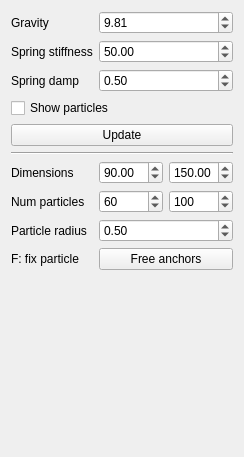
<?xml version="1.0" encoding="UTF-8"?>
<ui version="4.0">
 <class>WidgetCloth</class>
 <widget class="QWidget" name="WidgetCloth">
  <property name="geometry">
   <rect>
    <x>0</x>
    <y>0</y>
    <width>237</width>
    <height>457</height>
   </rect>
  </property>
  <property name="windowTitle">
   <string>Form</string>
  </property>
  <layout class="QFormLayout" name="formLayout">
   <item row="0" column="0">
    <widget class="QLabel" name="label">
     <property name="text">
      <string>Gravity</string>
     </property>
    </widget>
   </item>
   <item row="0" column="1">
    <widget class="QDoubleSpinBox" name="gravity">
     <property name="maximum">
      <double>100.000000000000000</double>
     </property>
     <property name="singleStep">
      <double>1.000000000000000</double>
     </property>
     <property name="value">
      <double>9.810000000000000</double>
     </property>
    </widget>
   </item>
   <item row="1" column="0">
    <widget class="QLabel" name="label_3">
     <property name="text">
      <string>Spring stiffness</string>
     </property>
    </widget>
   </item>
   <item row="1" column="1">
    <widget class="QDoubleSpinBox" name="springStiffness">
     <property name="maximum">
      <double>1000.000000000000000</double>
     </property>
     <property name="singleStep">
      <double>10.000000000000000</double>
     </property>
     <property name="value">
      <double>50.000000000000000</double>
     </property>
    </widget>
   </item>
   <item row="2" column="0">
    <widget class="QLabel" name="label_6">
     <property name="text">
      <string>Spring damp</string>
     </property>
    </widget>
   </item>
   <item row="2" column="1">
    <widget class="QDoubleSpinBox" name="springDamping">
     <property name="maximum">
      <double>1.000000000000000</double>
     </property>
     <property name="singleStep">
      <double>0.100000000000000</double>
     </property>
     <property name="value">
      <double>0.500000000000000</double>
     </property>
    </widget>
   </item>
   <item row="3" column="0" colspan="2">
    <widget class="QCheckBox" name="showParticles">
     <property name="text">
      <string>Show particles</string>
     </property>
     <property name="checked">
      <bool>false</bool>
     </property>
    </widget>
   </item>
   <item row="4" column="0" colspan="2">
    <widget class="QPushButton" name="btnUpdate">
     <property name="text">
      <string>Update</string>
     </property>
    </widget>
   </item>
   <item row="5" column="0" colspan="2">
    <widget class="Line" name="line">
     <property name="orientation">
      <enum>Qt::Horizontal</enum>
     </property>
    </widget>
   </item>
   <item row="6" column="0">
    <widget class="QLabel" name="label_2">
     <property name="text">
      <string>Dimensions</string>
     </property>
    </widget>
   </item>
   <item row="6" column="1">
    <layout class="QHBoxLayout" name="horizontalLayout">
     <item>
      <widget class="QDoubleSpinBox" name="sizeX">
       <property name="maximum">
        <double>200.000000000000000</double>
       </property>
       <property name="singleStep">
        <double>10.000000000000000</double>
       </property>
       <property name="value">
        <double>90.000000000000000</double>
       </property>
      </widget>
     </item>
     <item>
      <widget class="QDoubleSpinBox" name="sizeY">
       <property name="maximum">
        <double>200.000000000000000</double>
       </property>
       <property name="singleStep">
        <double>10.000000000000000</double>
       </property>
       <property name="value">
        <double>150.000000000000000</double>
       </property>
      </widget>
     </item>
    </layout>
   </item>
   <item row="7" column="0">
    <widget class="QLabel" name="label_4">
     <property name="text">
      <string>Num particles</string>
     </property>
    </widget>
   </item>
   <item row="7" column="1">
    <layout class="QHBoxLayout" name="horizontalLayout_2">
     <item>
      <widget class="QSpinBox" name="numParticlesX">
       <property name="minimum">
        <number>2</number>
       </property>
       <property name="maximum">
        <number>1000</number>
       </property>
       <property name="singleStep">
        <number>5</number>
       </property>
       <property name="value">
        <number>60</number>
       </property>
      </widget>
     </item>
     <item>
      <widget class="QSpinBox" name="numParticlesY">
       <property name="minimum">
        <number>2</number>
       </property>
       <property name="maximum">
        <number>1000</number>
       </property>
       <property name="singleStep">
        <number>5</number>
       </property>
       <property name="value">
        <number>100</number>
       </property>
      </widget>
     </item>
    </layout>
   </item>
   <item row="9" column="0">
    <widget class="QLabel" name="label_8">
     <property name="text">
      <string>F: fix particle</string>
     </property>
    </widget>
   </item>
   <item row="9" column="1">
    <widget class="QPushButton" name="btnFreeAnchors">
     <property name="text">
      <string>Free anchors</string>
     </property>
    </widget>
   </item>
   <item row="8" column="0">
    <widget class="QLabel" name="label_5">
     <property name="text">
      <string>Particle radius</string>
     </property>
    </widget>
   </item>
   <item row="8" column="1">
    <widget class="QDoubleSpinBox" name="particleRad">
     <property name="minimum">
      <double>0.010000000000000</double>
     </property>
     <property name="maximum">
      <double>100.000000000000000</double>
     </property>
     <property name="singleStep">
      <double>0.100000000000000</double>
     </property>
     <property name="value">
      <double>0.500000000000000</double>
     </property>
    </widget>
   </item>
  </layout>
 </widget>
 <resources/>
 <connections/>
</ui>
